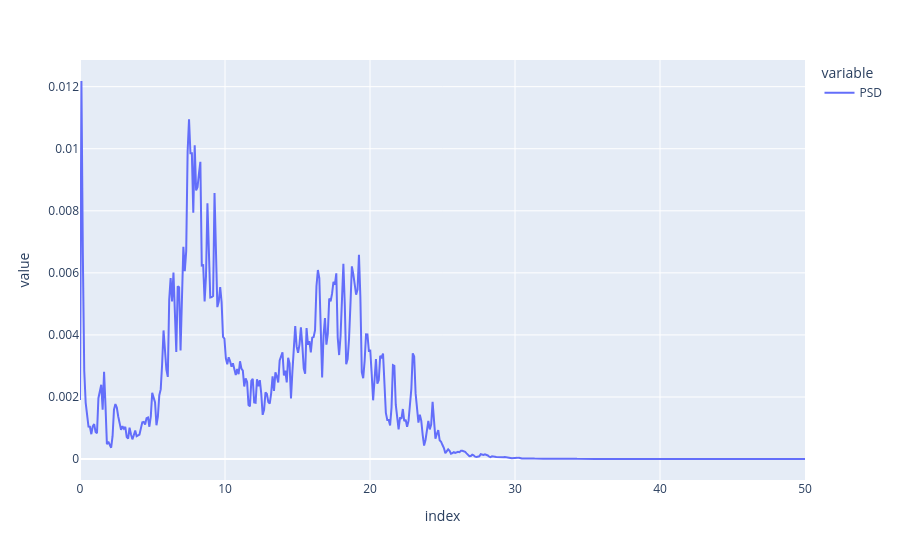

Write notebook code for a chart like this one.
### Code cell
f, Pxx = signal.welch(accel_data.x.values, float(fs), nperseg=1024)
px.line(pd.DataFrame(index=f, data=dict(PSD=Pxx)))

### Figure 1 — Plotly figure (JSON) as saved in the notebook; plotly's stock layout.template omitted (floating-point values rounded to 4 significant figures; data arrays with more than 128 entries replaced by an {"elided": "..."} marker saying what was removed)
{"data": [{"hovertemplate": "variable=PSD<br>index=%{x}<br>value=%{y}<extra></extra>", "legendgroup": "PSD", "line": {"color": "#636efa", "dash": "solid"}, "marker": {"symbol": "circle"}, "mode": "lines", "name": "PSD", "orientation": "v", "showlegend": true, "type": "scatter", "x": {"elided": "513 float values"}, "xaxis": "x", "y": {"elided": "513 float values"}, "yaxis": "y"}], "layout": {"legend": {"title": {"text": "variable"}, "tracegroupgap": 0}, "margin": {"t": 60}, "xaxis": {"anchor": "y", "domain": [0, 1], "title": {"text": "index"}}, "yaxis": {"anchor": "x", "domain": [0, 1], "title": {"text": "value"}}}}
